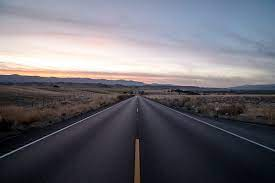
#> input picture carrtera.jpg, 275 x 183 px
$ python 'escalado a gris de imagen.py'
#> lines starting #> are read from the running program, lines starting #| are printed output that depends on the picture
import matplotlib.image as mpimg
import matplotlib.pyplot as plt
import numpy as np
import cv2

#importar imagen
image_color =mpimg.imread('carrtera.jpg')
#> image_color is the input picture: shape (183, 275, 3); mean R, G, B 106.8, 104.9, 113.2
plt.imshow(image_color)

#colores RGB
image_color.shape

#convertir a imagen gris
image_gray= cv2.cvtColor(image_color, cv2.COLOR_BGR2GRAY)
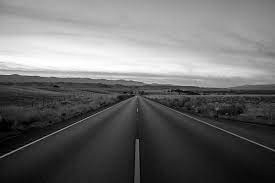
#> image_gray: shape (183, 275); min 0, max 255, mean 107.7
plt.imshow(image_gray, cmap= 'gray')
image_gray.shape

#representación de la imagen en matriz
image_gray

#guadar la imagen
cv2.imwrite ('carretera_gray.jpg', image_gray)
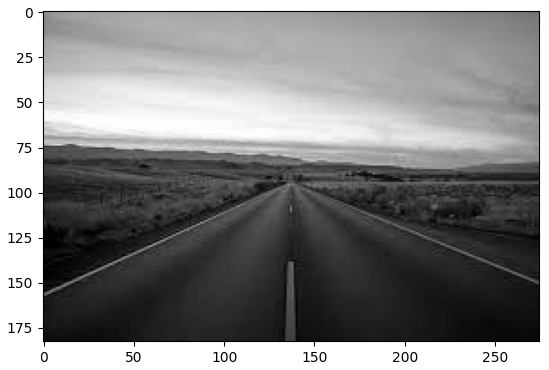
#> figure drawn by matplotlib, 1 panel

$ run again, with auto.jpg copied over carrtera.jpg
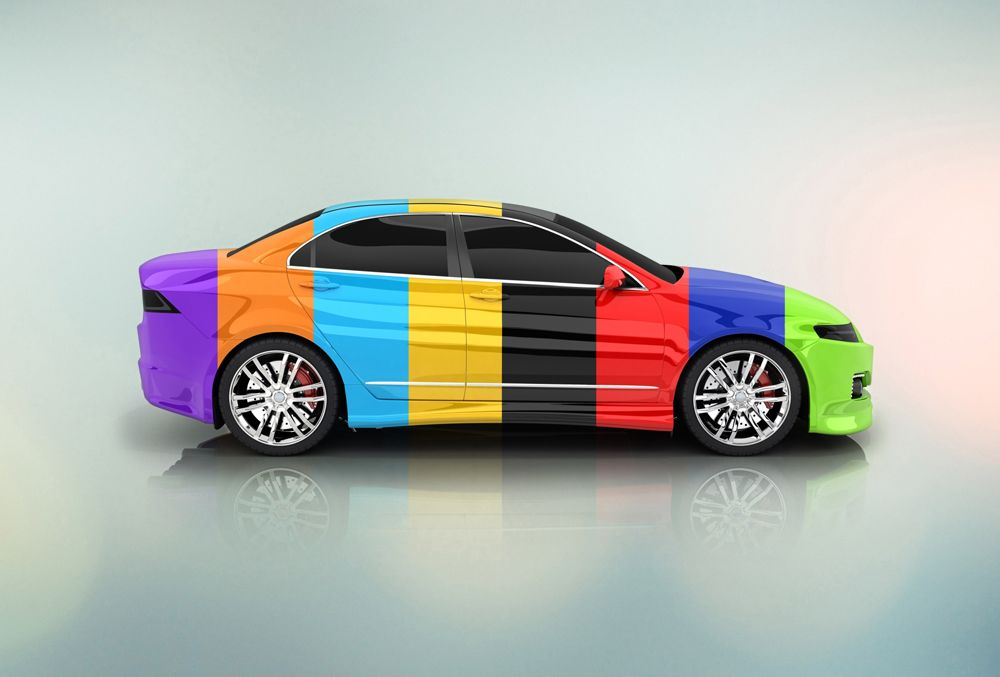
#> input picture auto.jpg, 1000 x 677 px
#> image_color is the input picture: shape (677, 1000, 3); mean R, G, B 176.9, 181.4, 175.2
#> `image_gray= cv2.cvtColor(image_color, cv2.COLOR_BGR2GRAY)`:
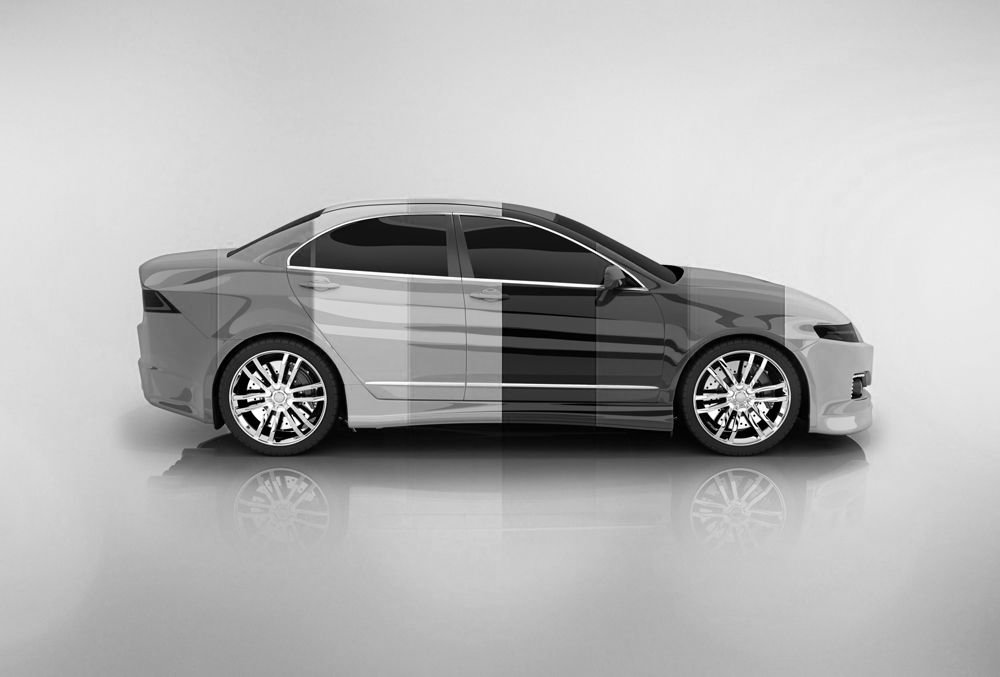
#> image_gray: shape (677, 1000); min 0, max 255, mean 179
#> `cv2.imwrite ('carretera_gray.jpg', image_gray)`:
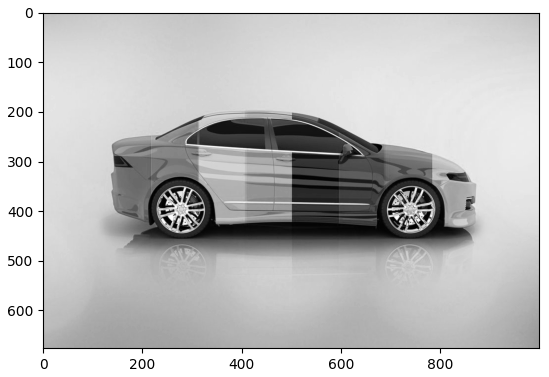
#> figure drawn by matplotlib, 1 panel

$ run again, with pare.jpg copied over carrtera.jpg
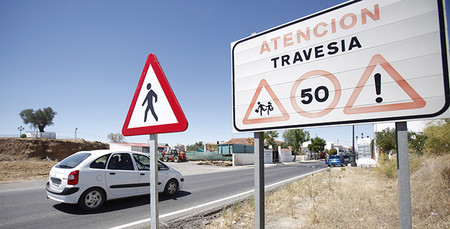
#> input picture pare.jpg, 450 x 229 px
#> image_color is the input picture: shape (229, 450, 3); mean R, G, B 158.5, 160.2, 170.5
#> `image_gray= cv2.cvtColor(image_color, cv2.COLOR_BGR2GRAY)`:
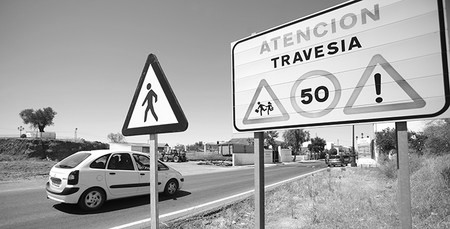
#> image_gray: shape (229, 450); min 0, max 255, mean 163.1
#> `cv2.imwrite ('carretera_gray.jpg', image_gray)`:
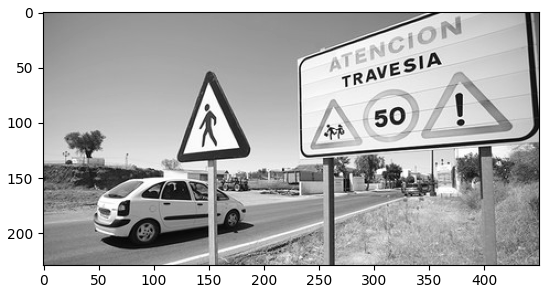
#> figure drawn by matplotlib, 1 panel

$ run again, with pare.webp saved as carrtera.jpg
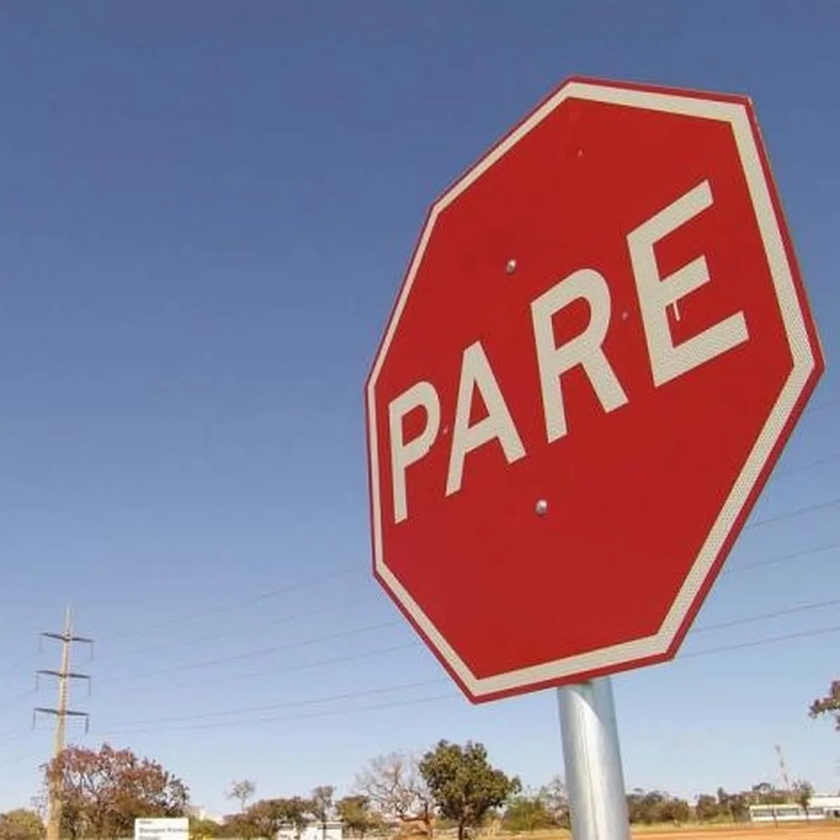
#> input picture pare.webp, 840 x 840 px, shrunk from 1200 x 1200 before the run
#> image_color is the input picture: shape (840, 840, 3); mean R, G, B 143.7, 122.3, 141.7
#> `image_gray= cv2.cvtColor(image_color, cv2.COLOR_BGR2GRAY)`:
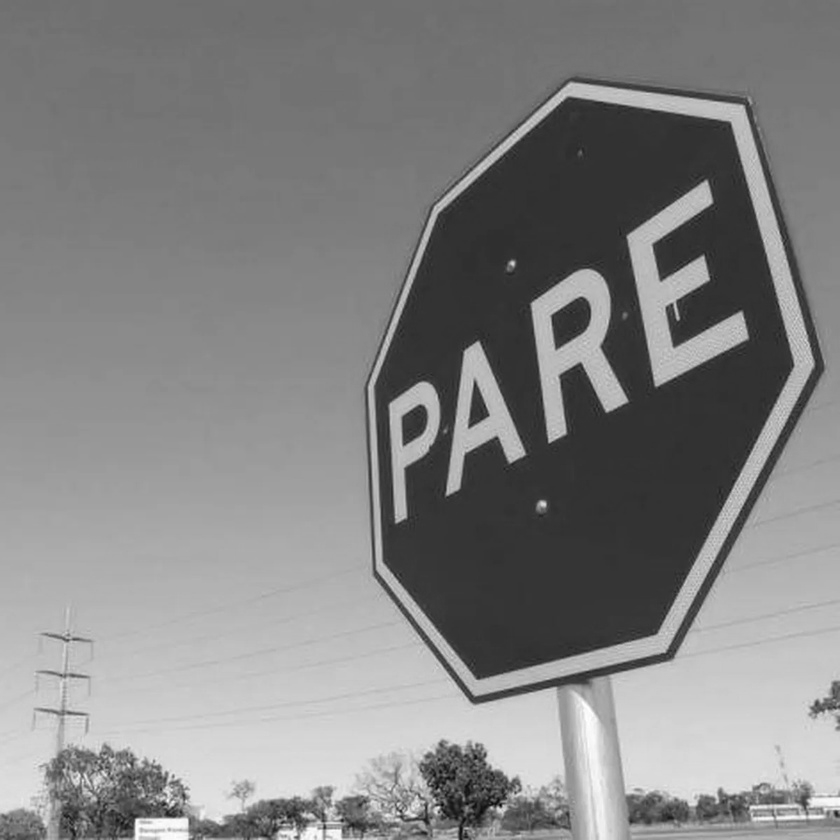
#> image_gray: shape (840, 840); min 7, max 255, mean 130.7
#> `cv2.imwrite ('carretera_gray.jpg', image_gray)`:
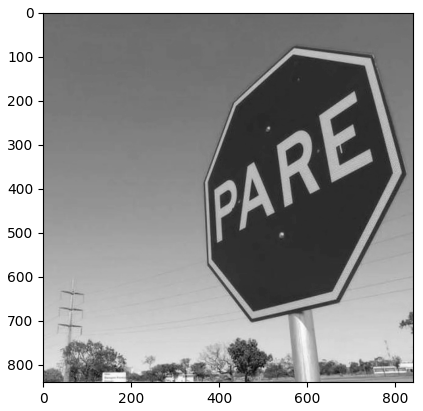
#> figure drawn by matplotlib, 1 panel
